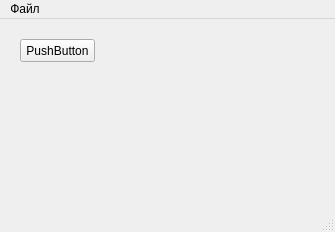
<?xml version="1.0" encoding="UTF-8"?>
<ui version="4.0">
 <class>MainWindow</class>
 <widget class="QMainWindow" name="MainWindow">
  <property name="geometry">
   <rect>
    <x>0</x>
    <y>0</y>
    <width>335</width>
    <height>232</height>
   </rect>
  </property>
  <property name="windowTitle">
   <string>MainWindow</string>
  </property>
  <widget class="QWidget" name="centralwidget">
   <widget class="QPushButton" name="pushButton">
    <property name="geometry">
     <rect>
      <x>20</x>
      <y>20</y>
      <width>75</width>
      <height>23</height>
     </rect>
    </property>
    <property name="text">
     <string>PushButton</string>
    </property>
   </widget>
  </widget>
  <widget class="QMenuBar" name="menubar">
   <property name="geometry">
    <rect>
     <x>0</x>
     <y>0</y>
     <width>335</width>
     <height>20</height>
    </rect>
   </property>
   <widget class="QMenu" name="menu">
    <property name="title">
     <string>Файл</string>
    </property>
    <addaction name="action"/>
   </widget>
   <addaction name="menu"/>
  </widget>
  <widget class="QStatusBar" name="statusbar"/>
  <action name="action">
   <property name="text">
    <string>Открыть файл...</string>
   </property>
  </action>
 </widget>
 <resources/>
 <connections/>
</ui>
